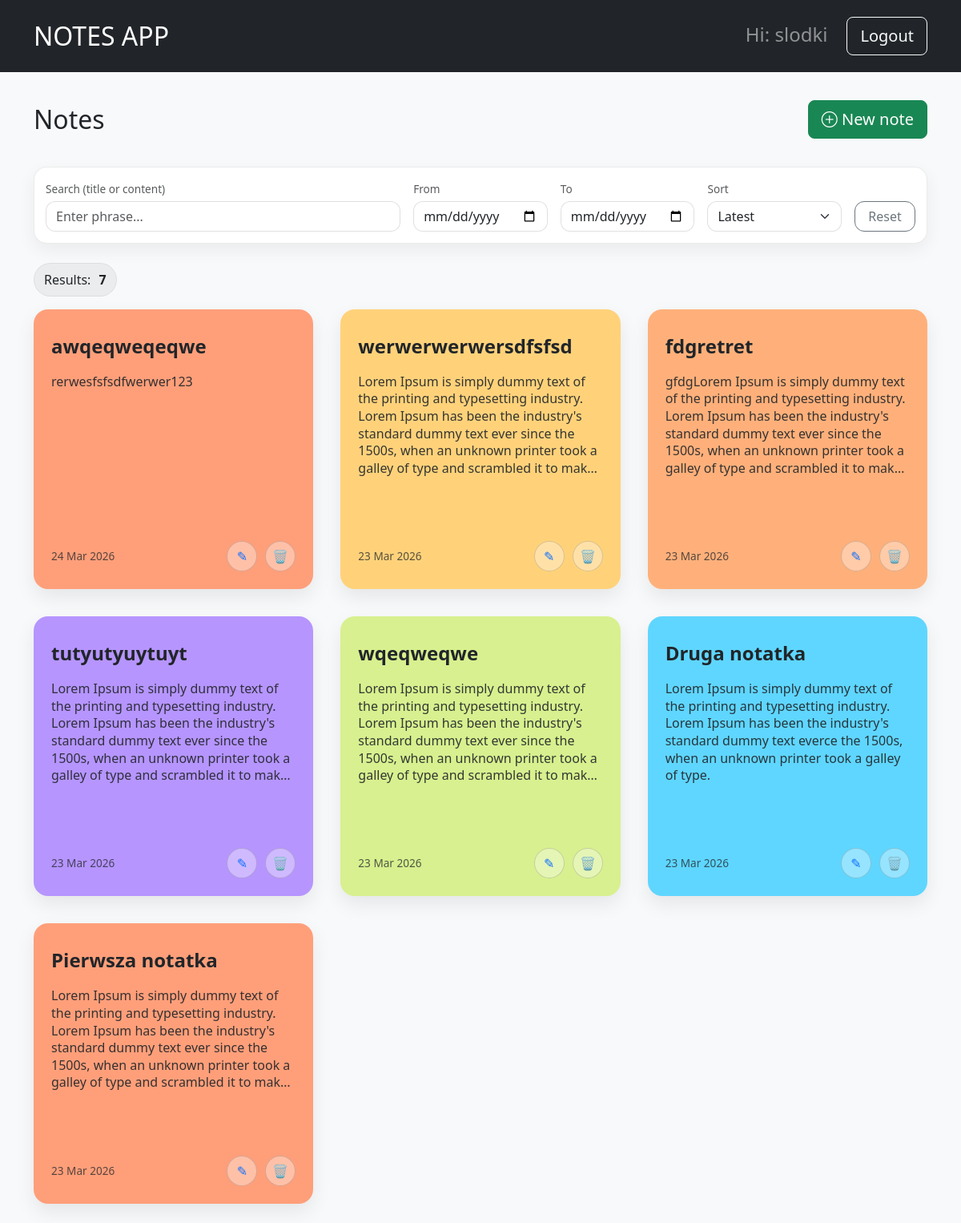
The app's page / (signed in), older data.
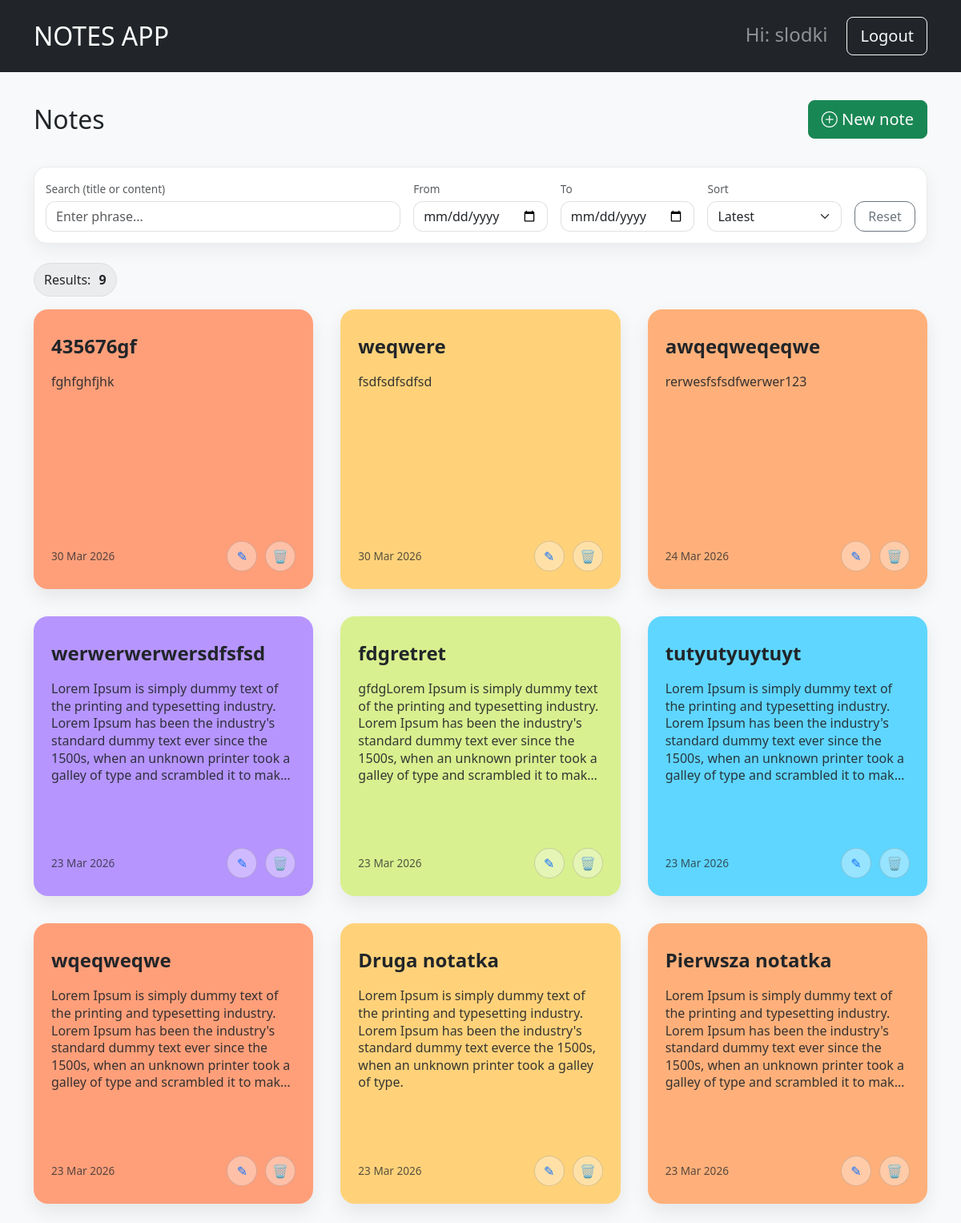
The same page, newer data.
### notes/models.py (models this page shows, shortened)
class Note(models.Model):
    owner = models.ForeignKey(settings.AUTH_USER_MODEL, on_delete=models.CASCADE, related_name='notes')
    title = models.CharField(max_length=255)
    content = models.TextField(blank=True)
    created_at = models.DateTimeField(auto_now_add=True)
    is_pinned = models.BooleanField(default=False)

### notes/views.py (the view)
# urls.py: path("", views.notes_list, name="notes_list"),
@login_required
def notes_list(request):
    qs = Note.objects.filter(owner=request.user)
    q = request.GET.get('q', '').strip()
    date_from = request.GET.get('from', '').strip()
    date_to = request.GET.get('to', '').strip()
    sort = request.GET.get('sort', 'new').strip()
    if q:
        qs = qs.filter(Q(title__icontains=q) | Q(content__icontains=q))
    d_from = parse_date(date_from) if date_from else None
    d_to = parse_date(date_to) if date_to else None
    if d_from:
        qs = qs.filter(created_at__date__gte=d_from)
    if d_to:
        qs = qs.filter(created_at__date__lte=d_to)
    if sort == 'old':
        qs = qs.order_by('created_at')
    else:
        qs = qs.order_by('-created_at')
    context = {
        'notes': qs,
        'filters': {
            'q': q,
            'from': date_from,
            'to': date_to,
            'sort': sort,
        },
    }
    return render(request, "notes/notes_list.html",context)

### notes/templates/notes/notes_list.html (shortened to what this page needs)
{% extends "base.html" %}
{% load static %}
{% block extra_css %}
    <link rel="stylesheet" href="{% static 'notes/css/notes_grid.css' %}">
    <link rel="stylesheet" href="{% static 'notes/css/filters.css' %}">
    <link rel="stylesheet" href="https://cdn.jsdelivr.net/npm/bootstrap-icons@1.11.3/font/bootstrap-icons.min.css">
{% endblock %}
{% block content %}
    <div class='d-flex justify-content-between align-items-center mb-4'>
        <h2 class="my-3">Notes</h2>
        <a class="btn btn-success btn-lg" href="{% url 'notes:note_create' %}"><i class="bi bi-plus-circle"></i> New note</a>
    </div>
    <form method="get" id="filtersForm" class="filters-panel mb-4">
        <div class="filters-panel__inner">
            <div class="row g-3 align-items-end">
                <div class="col-12 col-lg-5">
                    <label class="form-label mb-1">Search (title or content)</label>
                    <input
                    type="text"
                    name="q"
                    value="{{ filters.q }}"
                    class="form-control"
                    placeholder="Enter phrase..."
                    autocomplete="off"
                    >
                </div>
                <div class="col-6 col-lg-2">
                    <label class="form-label mb-1">From</label>
                    <input type="date" name="from" value="{{ filters.from }}" class="form-control">
                </div>
                <div class="col-6 col-lg-2">
                    <label class="form-label mb-1">To</label>
                    <input type="date" name="to" value="{{ filters.to }}" class="form-control">
                </div>
                <div class="col-12 col-lg-2">
                    <label class="form-label mb-1">Sort</label>
                    <select name="sort" class="form-select">
                        <option value="new" {% if filters.sort == 'new' %}selected{% endif %}>Latest</option>
                    </select>
                </div>
                <div class="col-12 col-lg-1 d-grid">
                    <a class="btn btn-outline-secondary" href="{% url 'notes:notes_list' %}">Reset</a>
                </div>
            </div>
        </div>
    </form>
    <div class="d-flex justify-content-between align-items-center mb-3">
        <div class="filters-chip">
            Results: <strong>{{ notes|length }}</strong>
        </div>
    </div>
    <div class="notes-grid">
        {% for note in notes %}
            <article class="note-card">
                <div class="note-card__inner">
                    <div class="note-card__content">
                        <h4 class="note-card__title">{{ note.title }}</h4>
                        <p class="note-card__text">{{ note.content }}</p>
                    </div>
                    <div class="note-card__footer">
                        <span class="note-card__date">{{ note.created_at|date:'d M Y' }}</span>
                        <div class="note-card__actions">
                            <a class="note-card__btn" href="{% url 'notes:note_edit' note.id %}" title="Edit">✎</a>
                            <form method="post" action="{% url 'notes:note_delete' note.id %}" class="note-card__form">
                                <button class="note-card__btn" type="submit" title="Delete">🗑</button>
                            </form>
                        </div>
                    </div>
                </div>
            </article>
            {% empty %}
                <div class="alert alert-secondary">No notes</div>
        {% endfor %}
    </div>
{% endblock %}

Row changes from the older to the newer data that the page shows:
added Note: title "435676gf", content "fghfghfjhk", created_at "30 Mar 2026"
added Note: title "weqwere", content "fsdfsdfsdfsd", created_at "30 Mar 2026"
Text that changed along with them:
{{ notes|length }}: "7" → "9"
